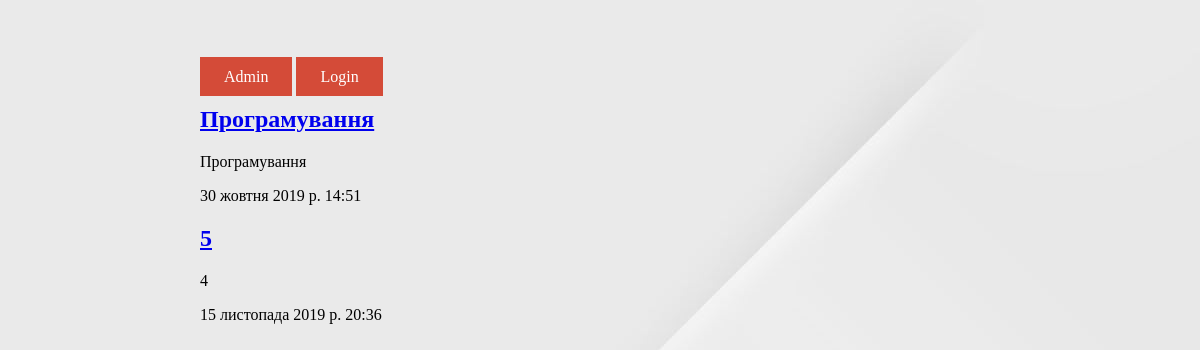
Before: / with the older database file.
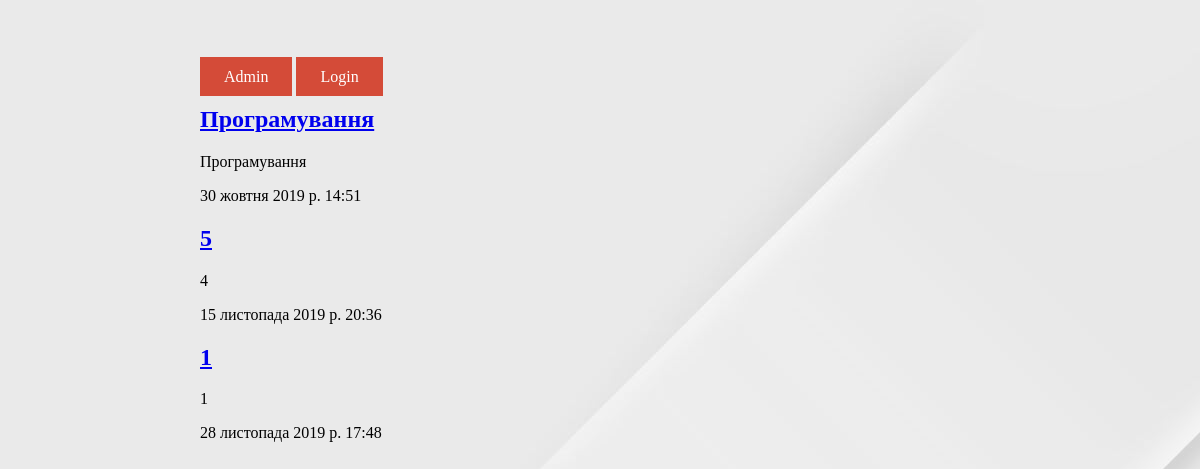
After: the same page with the newer database file.
### blog/models.py (models this page shows, shortened)
class Blog(models.Model):
    user = models.ForeignKey(
        User,
        verbose_name="Автор",
        on_delete=models.CASCADE, default="")
    category = models.ForeignKey(
        Category,
        verbose_name="Категорія",
        on_delete=models.SET_NULL,
        null=True)
    title = models.CharField("Заголовок", max_length=70, default="")
    text_min = models.TextField("Текст", max_length=200, default="")
    text = models.TextField("Текст новини", default="")
    tags = models.ManyToManyField(Tag, verbose_name="Теги")
    created = models.DateTimeField("Дата створення", default=timezone.now)
    description = models.CharField("Опис", max_length=100, default="")
    keywords = models.CharField("Ключові слова", max_length=50, default="")
    class Meta:
        verbose_name = "Стаття"
        verbose_name_plural = "Статьї"

### blog/views.py (the view)
# urls.py: path('', views.blog_list, name="list_blog"),
def blog_list(request):
    blog = Blog.objects.all()
    return render(request, "blog/blog_list.html", {"blog": blog})

### templates/blog/blog_list.html (shortened to what this page needs)
 {% load staticfiles %}
    <link rel="stylesheet" href="{% static 'css/web.css' %}" type="text/css">
 <body leftmargin="100px" background="{% static "img/bg1.jpg" %}">
  <p>
    <a href="/admin" class="knopka">Admin</a>
      {% if not user.is_authenticated %}
      <a href="/accounts/login" class="knopka">Login</a>
      {% endif %}
    </p>
{% for new in blog %}
<h2><a href="{% url 'blog_detail' pk=new.id %}">{{ new.title }}</a></h2>
    <p>{{ new.text_min|safe }}</p>
    <p>{{ new.created }}</p>
{% endfor %}
 </body>

### static/css/web.css (style rules this page uses)
a.knopka { color: #fff; text-decoration: none; user-select: none; background: rgb(212, 75, 56); padding: 0.7em 1.5em; outline: none; }
body { padding: 7.5vh 100px 0 100px; font-family: var(--font); }

Changed rows visible on the page:
added Blog: title "1", text_min "1", created "28 листопада 2019 р. 17:48"
